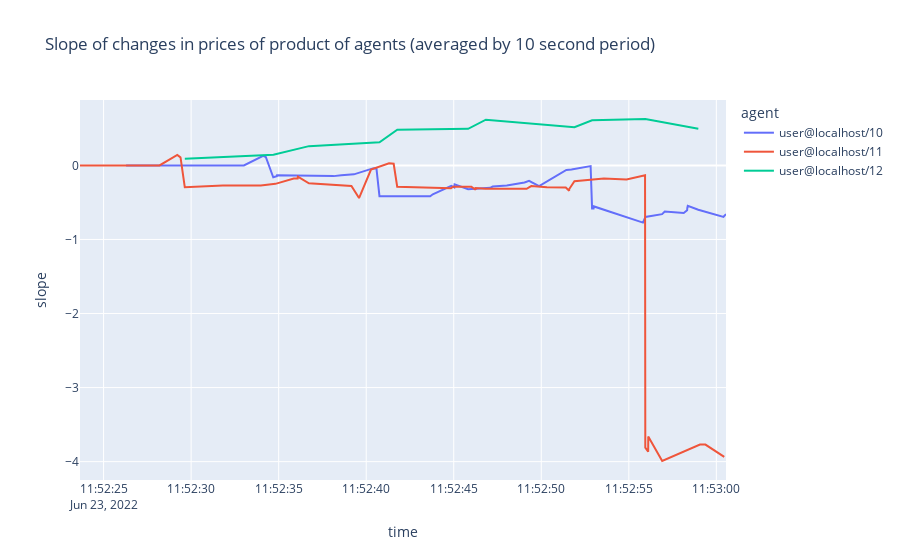

Here is the notebook cell this chart was saved with:
### Code cell
px.line(df.loc[df["product"]=="car"],x="time",y="slope",color="agent",title="Slope of changes in prices of product of agents (averaged by 10 second period)")
